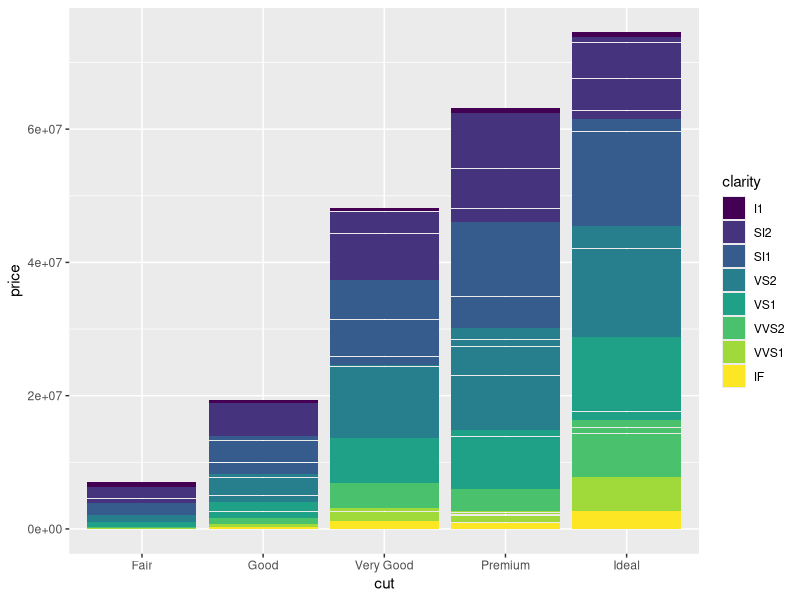
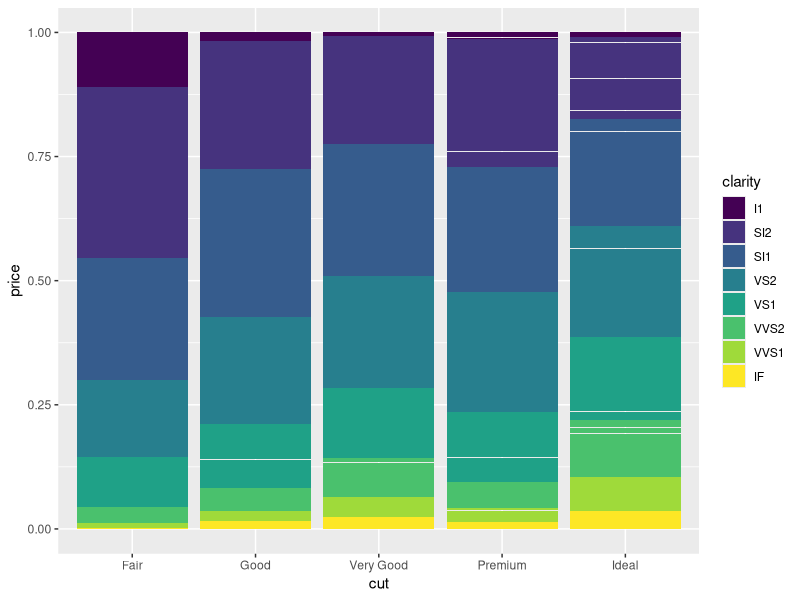
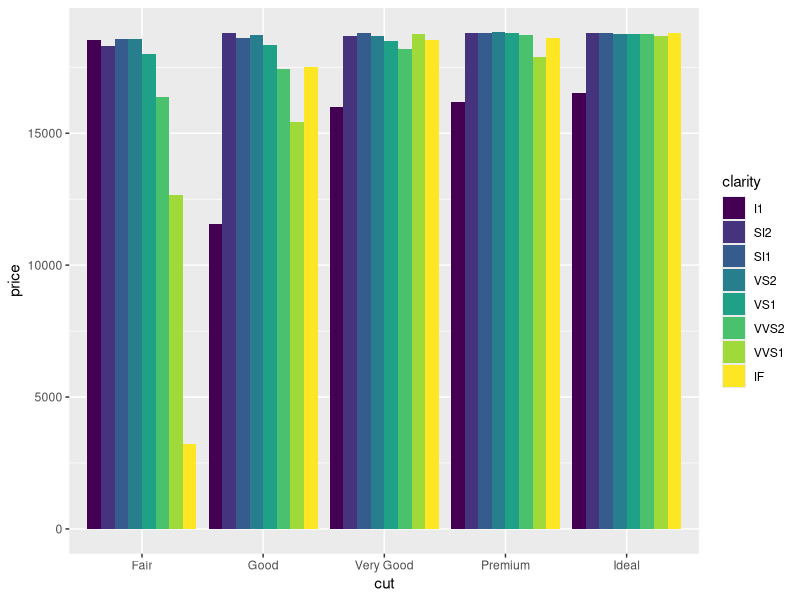
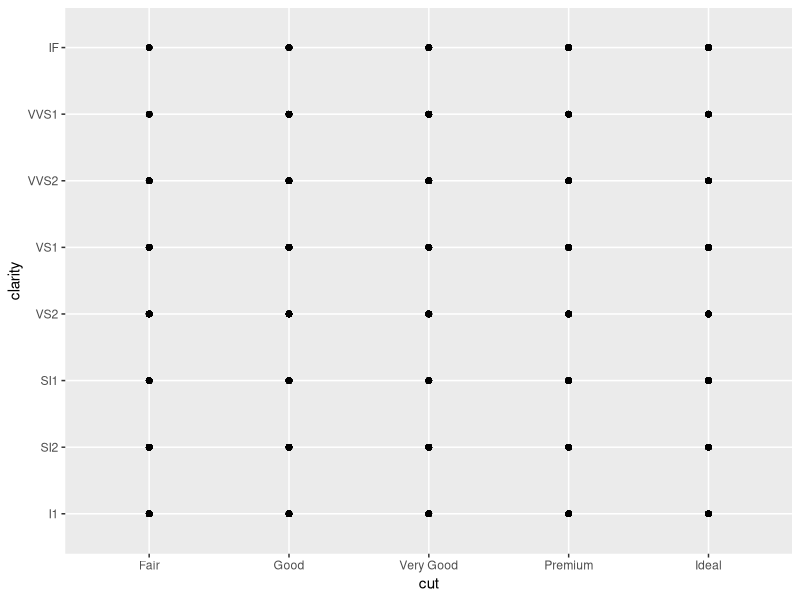
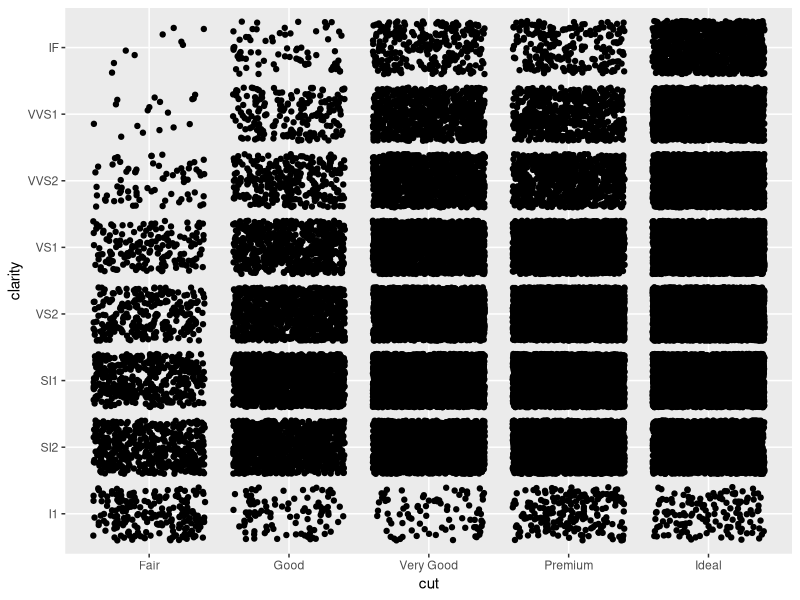
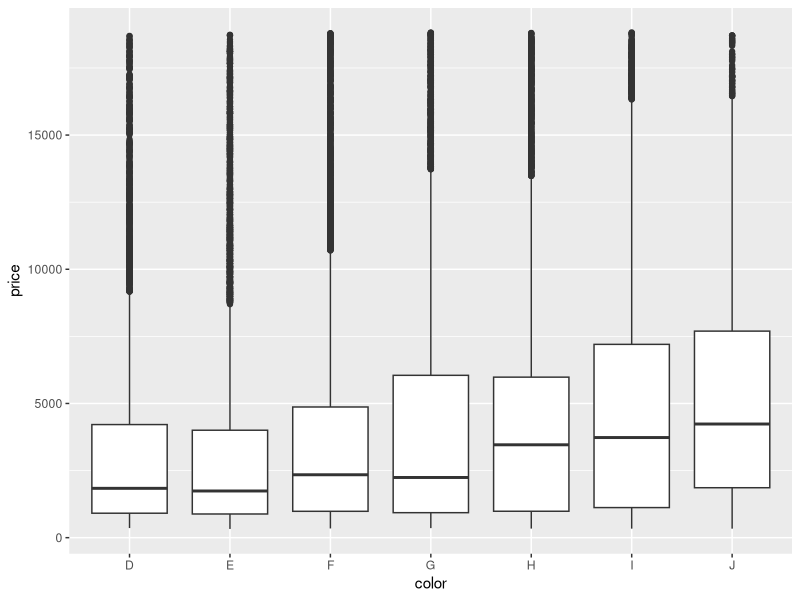
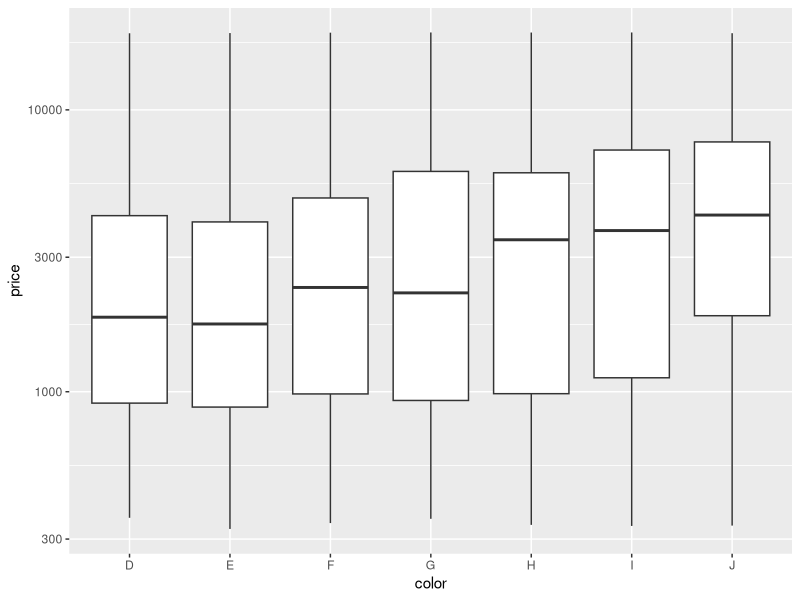
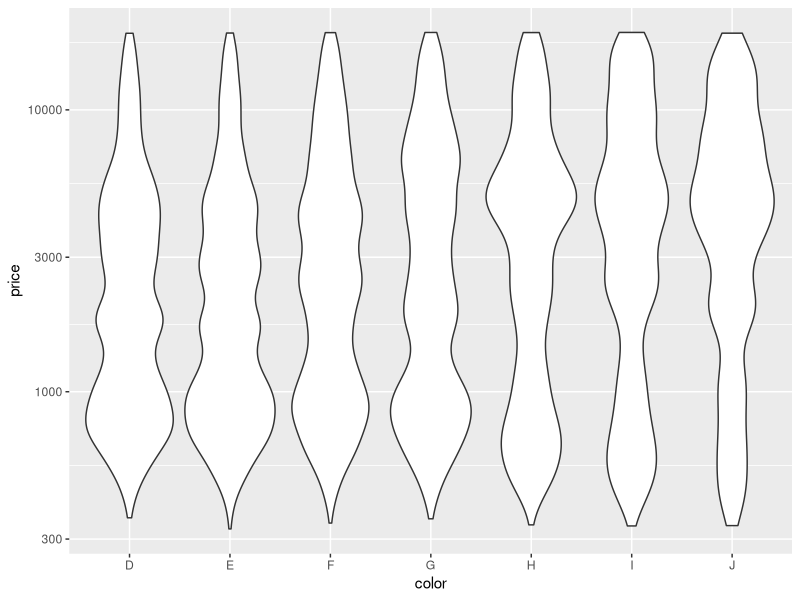

Here is the R script that generated these plots, in order: (Note: this script raises an error after producing the figures.)
# Exercise 2: advanced ggplot2 practice

# Install and load the `ggplot2` package
#install.packages('ggplot2')
library("ggplot2")

# For this exercise you will again be working with the `diamonds` data set.
# Use `?diamonds` to review details about this data set
?diamonds

## Position Adjustments

# Draw a column (bar) chart of diamonds cuts by price, with each bar filled by 
# clarity. You should see a _stacked_ bar chart.
ggplot(data = diamonds) +
  geom_col(mapping = aes(x = cut, y = price, fill = clarity))

# Draw the same chart again, but with each element positioned to "fill" the y axis
ggplot(data = diamonds) +
  geom_col(mapping = aes(x = cut, y = price, fill = clarity), position = "fill")


# Draw the same chart again, but with each element positioned to "dodge" each other
ggplot(data = diamonds) +
  geom_col(mapping = aes(x = cut, y = price, fill = clarity), position = "dodge")


# Draw a plot with point geometry with the x-position mapped to `cut` and the 
# y-position mapped to `clarity`
# This creates a "grid" grouping the points
ggplot(data = diamonds)+
  geom_point(mapping = aes(x = cut, y  = clarity))

# Use the "jitter" position adjustment to keep the points from all overlapping!
# (This works a little better with a sample of diamond data, such as from the 
# previous exercise).
ggplot(data = diamonds)+
  geom_point(mapping = aes(x = cut, y = clarity), position = "jitter")


## Scales

# Draw a "boxplot" (with `geom_boxplot`) for the diamond's price (y) by color (x)
ggplot(data = diamonds)+
  geom_boxplot(mapping = aes(x = color, y = price))

# This has a lot of outliers, making it harder to read. To fix this, draw the 
# same plot but with a _logarithmic_ scale for the y axis.
ggplot(data = diamonds)+
  geom_boxplot(mapping = aes(x = color, y = price))+
  scale_y_log10()


# For another version, draw the same plot but with `violin` geometry instead of 
# `boxplot` geometry!
# How does the logarithmic scale change the data presentation?
ggplot(data = diamonds)+
  geom_violin(mapping = aes(x = color, y = price))+
  scale_y_log10()

# Another interesting plot: draw a plot of the diamonds price (y) by carat (x), 
# using a heatmap of 2d bins (geom_bin2d)
# What happens when you make the x and y channels scale logarithmically?
ggplot(data = diamonds)+
  geom_bin2d(mapping = aes(x = carat, y = price))+
  scale_x_log10()+
  scale_y_log10()

# Draw a scatter plot for the diamonds price (y) by carat (x). Color each point
# by the clarity (Remember, this will take a while. Use a sample of the diamonds 
# for faster results)
diamonds_sample <- sample_n(diamonds, 1000)
ggplot(data = diamonds_sample)+
  geom_point(mapping = aes(x = carat, y = price, color = clarity))

# Change the color of the previous plot using a ColorBrewer scale of your choice. 
# What looks nice?
ggplot(data = diamonds_sample)+
  geom_point(mapping = aes(x = carat, y = price, color = clarity))+
  scale_color_brewer(palette = "Purples")


## Coordinate Systems

# Draw a bar chart with x-position and fill color BOTH mapped to cut
# For best results, SET the `width` of the geometry to be 1 (fill plot, no space
# between)
# TIP: You can save the plot to a variable for easier modifications
bar <- ggplot(data = diamonds)+
  geom_bar(mapping = aes(x = cut, fill = cut), width = 1)
bar
# Draw the same chart, but with the coordinate system flipped
bar + coord_flip()

# Draw the same chart, but in a polar coordinate system. It's a Coxcomb chart!
bar + coord_polar()


## Facets

# Take the scatter plot of price by carat data (colored by clarity) and add 
# _facets_ based on the diamond's `color`
ggplot(data = diamonds_sample)+
  geom_point(mapping = aes(x = carat, y= price, color = clarity))+
  facet_wrap(~clarity)


## Saving Plots

# Use the `ggsave()` function to save the current (recent) plot to disk.
# Name the output file "my-plot.png".
# Make sure you've set the working directory!!
ggsave("my-plot.png")
